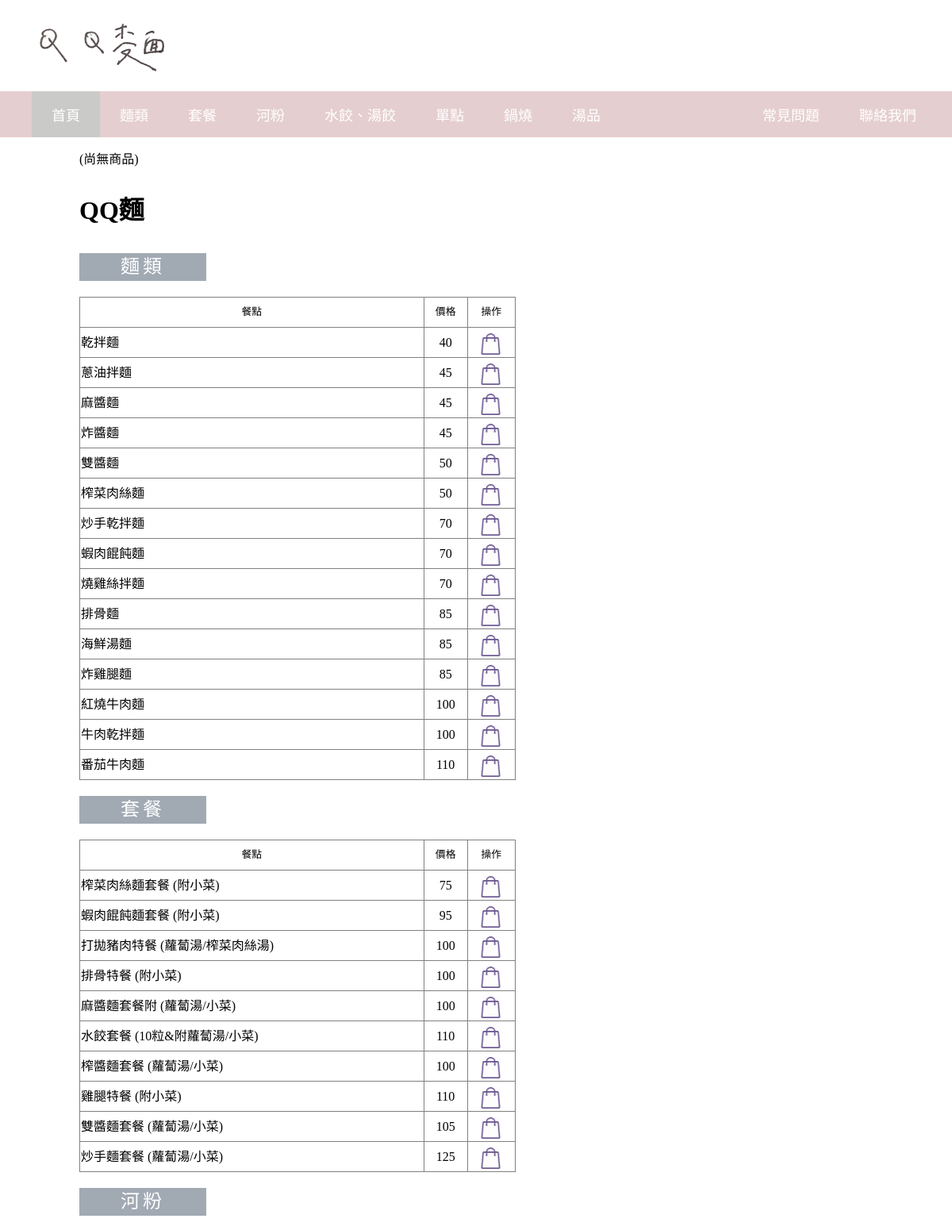
Screenshot of /shop2/qqman.php (upper part) with the database file from the repository.
### tables this page shows
CREATE TABLE `products2` (
  `id` int(5) NOT NULL,
  `meal` varchar(50) NOT NULL,
  `price` varchar(5) NOT NULL
);

### shop2/qqman.php (the view, shortened to what this page needs)
<!DOCTYPE html>
<html lang="zh-TW">
<head>
  <link rel="stylesheet" type="text/css" href="../四海遊龍/css/style.css">
</head>
<body>
	<div class="header">
    	<div class="pic">
			<img src="../四海遊龍/images/010.jpeg">
		</div>
   		<nav class="navbar fixed-top">
		 	<ul>
		 		<li class="active"><a href="../城中店家頁面/index.php">首頁</a></li>
		 		<li><a href="#noodle">麵類</a></li>
		 		<li><a href="#set">套餐</a></li>
		 		<li><a href="#river">河粉</a></li>
		 		<li><a href="#dump">水餃、湯餃</a></li>
		 		<li><a href="#single">單點</a></li>
		 		<li><a href="#go">鍋燒</a></li>
		 		<li><a href="#soup">湯品</a></li>
		 		<li style="float: right;margin-right: 20px;" ><a href="../聯絡我們/index.html" target="_blank">聯絡我們</a></li>
		 		<li style="float: right"><a href="../Q&A/index.html" target="_blank">常見問題</a></li>
		 	</ul>
		 </nav>
	</div>
<div class="content">
	<?php
	include ("../購物車2/methods.php");
	$cart2 = new Cart;
	include ("../connect_mysql.php");
	?>
	<a href="../購物車2/ShoppingCart2.php" title="View Cart">(<?php echo ($cart2->total_items2() > 0)?$cart2->total_items2().'件商品':'尚無商品';?>)</a>
	<h1>QQ麵</h1>
		<div class="meal">
	<table border="1" height="400px" width="550px" class="set">
		<td width="79%" style="font-size: 80%;text-align: center">餐點</td>
		<td width="10%" style="font-size: 80%;text-align: center">價格</td>
		<td width="11%" style="font-size: 80%;text-align: center">操作</td><br>
	<h2 id="noodle">麵類</h2>
<?php
$result = $conn->query("SELECT * FROM products2 limit 47,15");
if($result->num_rows > 0){
	while($row = $result->fetch_assoc()){
		?>
		<tr>
			<td><?php echo $row['meal']?></td>
			<td style="text-align: center"><?php echo $row['price']?></td>
			<td style="font-size:60%;text-align:center">
			<a href="../購物車2/action.php?action=addToCart&id=<?php echo $row["id"];?>" class="img"><div class="img1"><img src="../四海遊龍/images/cart.PNG"></a></div>
			</td>
		</tr>
	<?php }
}else{?>
<p>Product not found.....</p>
</table>
<?php }
?>
	<table border="1" height="400px" width="550px">
		<td width="79%" style="font-size: 80%;text-align: center">餐點</td>
		<td width="10%" style="font-size: 80%;text-align: center">價格</td>
		<td width="11%" style="font-size: 80%;text-align: center">操作</td>
	<h2 id="set">套餐</h2>
<?php
$result = $conn->query("SELECT * FROM products2 limit 62,10");
if($result->num_rows > 0){
	while($row = $result->fetch_assoc()){
		?>
		<tr>
			<td><?php echo $row['meal']?></td>
			<td style="text-align: center"><?php echo $row['price']?></td>
			<td style="font-size:60% ;color: red;text-align:center">
			<a href="../購物車2/action.php?action=addToCart&id=<?php echo $row["id"];?>" class="img"><div class="img1"><img src="../四海遊龍/images/cart.PNG"></a></div></td>
		</tr>
	<?php }
}else{?>
<p>Product not found.....</p>
</table>
<?php }
?>
	<table border="1" height="400px" width="550px">
	<h2 id="river">河粉</h2>
</body>
</html>

### 四海遊龍/css/style.css (style rules this page uses)
body { margin-top: 0%; margin-left: 0%; margin-right: 0%; font-family:"SimSun"; box-sizing: border-box; }
a { text-decoration: none; color: black; }
.header { background-color: white; width: 100%; }
.navbar { width: 100%; margin-top: 0px; font-size: 18px; }
.navbar ul { list-style-type: none; margin: 0; padding: 20; overflow: hidden; background-color: #e5cecf; }
.navbar li { display: inline; float: left; }
.navbar li a { display: block; color: white; text-align: center; padding: 16px 25px; text-decoration: none; }
.active { background-color: #cacbc9; }
h1 { margin-top: 30px; }
.content { margin-top: 40px; margin-left: 100px; line-height: 35px; }
.meal { margin-top: -40px; }
.img1 { position: absolute; margin-left: 15px; margin-top: -12px; width: 25px; height: 15px; }
.img img { width: 100%; }
.pic { margin-top: 15px; margin-left: 25px; width: 200px; height: 100px; }
.pic img { margin-right: 10px; width: 100%; }
.content { margin-top: 10px; }
table { border-collapse: collapse; }
h2 { text-align: center; width: 160px; background-color: #a1a9b3; color: #ffffff; font-weight: 1; letter-spacing: 4px; }

### rows the page displays
products2: meal "乾拌麵", price "40"
products2: meal "蔥油拌麵", price "45"
products2: meal "麻醬麵", price "45"
products2: meal "炸醬麵", price "45"
products2: meal "雙醬麵", price "50"
products2: meal "榨菜肉絲麵", price "50"
products2: meal "炒手乾拌麵", price "70"
products2: meal "蝦肉餛飩麵", price "70"
products2: meal "燒雞絲拌麵", price "70"
products2: meal "排骨麵", price "85"
products2: meal "海鮮湯麵", price "85"
products2: meal "炸雞腿麵", price "85"
products2: meal "紅燒牛肉麵", price "100"
products2: meal "牛肉乾拌麵", price "100"
products2: meal "番茄牛肉麵", price "110"
products2: meal "榨菜肉絲麵套餐 (附小菜)", price "75"
products2: meal "蝦肉餛飩麵套餐 (附小菜)", price "95"
products2: meal "打拋豬肉特餐 (蘿蔔湯/榨菜肉絲湯)", price "100"
products2: meal "排骨特餐 (附小菜)", price "100"
products2: meal "麻醬麵套餐附 (蘿蔔湯/小菜)", price "100"
products2: meal "水餃套餐 (10粒&附蘿蔔湯/小菜)", price "110"
products2: meal "榨醬麵套餐 (蘿蔔湯/小菜)", price "100"
products2: meal "雞腿特餐 (附小菜)", price "110"
products2: meal "雙醬麵套餐 (蘿蔔湯/小菜)", price "105"
products2: meal "炒手麵套餐 (蘿蔔湯/小菜)", price "125"
